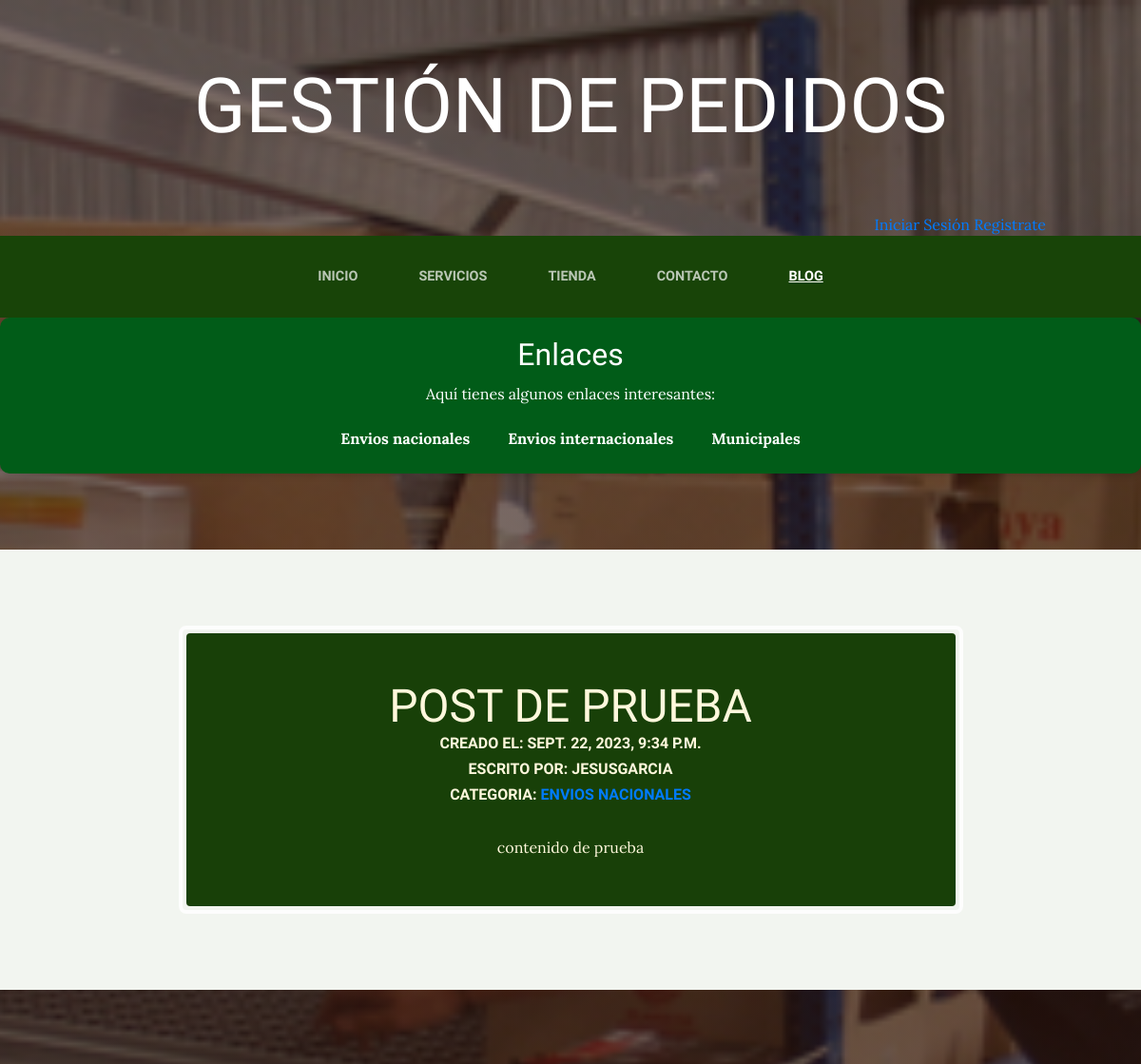
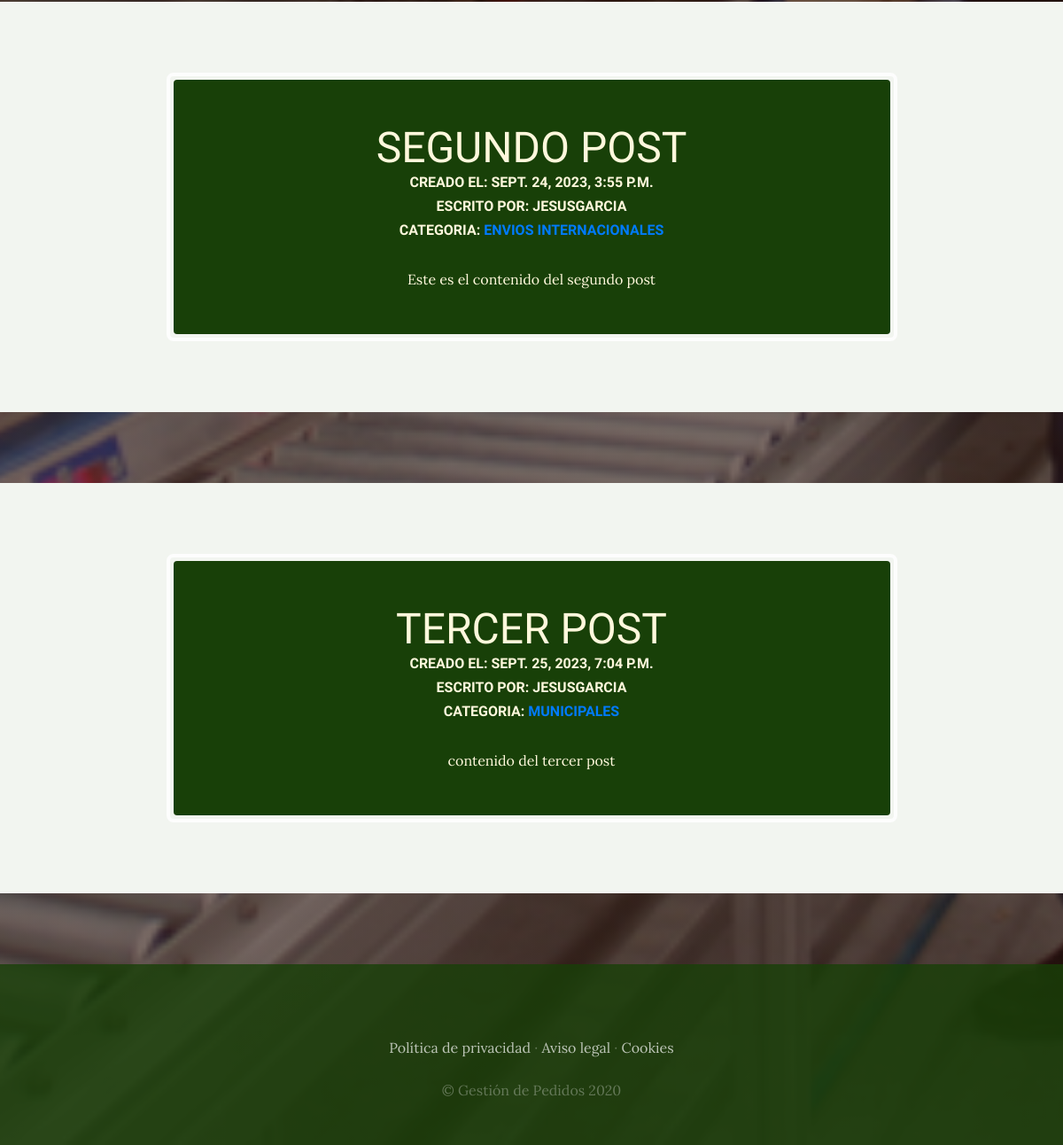
Screenshot of /blog/ with the database file from the repository (2 pictures, top to bottom).
### blogApp/models.py (models this page shows, shortened)
class categorie(models.Model):
    name=models.CharField(max_length=50)
    created=models.DateTimeField(auto_now_add=True) #usadas para tener como referencia cuando fue creada
    updated=models.DateTimeField(auto_now_add=True) #usada como referencia para saber ultima actualizacion
    class Meta:
        verbose_name="categoria"
        verbose_name_plural="categorias"

class post(models.Model):
    title=models.CharField(max_length=50)  #
    content=models.CharField(max_length=50)
    image=models.ImageField(upload_to='blog', null=True, blank=True) # con esto le digo que es opcional si entra o no imagen
    autor=models.ForeignKey(User, on_delete=models.CASCADE)
    categories=models.ManyToManyField(categorie)
    created=models.DateTimeField(auto_now_add=True) #usadas para tener como referencia cuando fue creada
    updated=models.DateTimeField(auto_now_add=True) #usada como referencia para saber ultima actualizacion
    class Meta:
        verbose_name="post"
        verbose_name_plural="posts"

### blogApp/views.py (the view)
# urls.py: path('', blog, name='blog'), # se deja sin dirección ya que ya apunta directamente a esta dirección
def blog(request):
    posts=post.objects.all()
    return render(request, "blog/blog.html",{"posts":posts})

### carApp/context_processor.py (called while the page is built)
def total_cost(request):
    total=0
    if request.user.is_authenticated:
       for key, value  in request.session["car"].items():
        total=total+float(value["price"])
    else:
       total="Inicia sesión para ver el total"
    return {"total_cost":total}

### blogApp/templates/blog/blog.html (shortened to what this page needs)
{% extends "proyectoWebApp/base.html" %}
{% load static %}
{% block content %}
<div style="background-color: #015c18; padding: 20px; border-radius: 10px; box-shadow: 0 0 10px rgba(0, 0, 0, 0.2); text-align: center;">
  <h2 style="color: #fff;">Enlaces</h2>
  <p style="color: #fff;">Aquí tienes algunos enlaces interesantes:</p>
  <div style="display: flex; justify-content: center;">
      {% for post in posts %}
          {% for categoria in post.categories.all %}
              <a href="{% url 'blog_categorie' categoria.id %}" class="enlace" target="_blank" style="text-decoration: none; color: #fff; font-weight: bold; padding: 5px 10px; margin: 0 10px; border-radius: 5px;">
                  {{ categoria.name }}
              </a>
          {% endfor %}
      {% endfor %}
  </div>
</div>
    {% for post in posts %}
    <section class="page-section cta">
        <div class="container">
          <div class="row">
            <div class="col-xl-9 mx-auto">
              <div class="cta-inner text-center rounded">
                <h2 class="section-heading mb-4">
                  <span class="section-heading-lower">{{post.title}}</span>
                  <span class="section-heading-upper">Creado el: {{post.created}}</span>
                  <span class="section-heading-upper">Escrito por: {{post.autor}}</span>
                  <span class="section-heading-upper">categoria:
                    {% for categoria in post.categories.all %}
                    <a href="{% url 'blog_categorie' categoria.id %}"> {{categoria.name}}</a>
                    {% endfor %}
                  </span>
                </h2>
                <p class="mb-0">{{post.content}}</p>
              </div>
            </div>
          </div>
        </div>
      </section>
    {% endfor %}
{% endblock %}

### proyectoWebApp/static/proyectoWebApp/css/gestion.css (style rules this page uses)
body { font-family: 'Lora'; background: linear-gradient(rgba(47, 23, 15, 0.65), rgba(47, 23, 15, 0.65)), url("../img/bg_main.jpg"); background-attachment: fixed; background-position: center; background-size: cover; }
h1, h2, h3, h4, h5, h6 { font-family: 'Raleway'; }
p { line-height: 1.75; }
.page-section { margin-top: 5rem; margin-bottom: 5rem; }
.section-heading { text-transform: uppercase; }
.section-heading .section-heading-upper { display: block; font-size: 1rem; font-weight: 800; padding-bottom:.5rem; }
.section-heading .section-heading-lower { display: block; font-size: 3rem; font-weight: 100; }
.cta { padding-top: 5rem; padding-bottom: 5rem; background-color: rgb(242, 245, 240); }
.cta .cta-inner { position: relative; padding: 3rem; margin: 0.5rem; background-color: rgba(24, 64, 8); color: cornsilk; }
.cta .cta-inner:before { border-radius: 0.5rem; content: ''; position: absolute; top: -0.5rem; bottom: -0.5rem; left: -0.5rem; right: -0.5rem; border: 0.25rem solid rgba(255, 255, 255, 0.85); }

### rows the page displays
post: title "POST DE PRUEBA", created "SEPT. 22, 2023, 9:34 P.M.", autor "JESUSGARCIA", content "contenido de prueba"
categorie: name "Envios nacionales", name "ENVIOS NACIONALES"
post: title "SEGUNDO POST", created "SEPT. 24, 2023, 3:55 P.M.", autor "JESUSGARCIA", content "Este es el contenido del segundo post"
categorie: name "Envios internacionales", name "ENVIOS INTERNACIONALES"
post: title "TERCER POST", created "SEPT. 25, 2023, 7:04 P.M.", autor "JESUSGARCIA", content "contenido del tercer post"
categorie: name "Municipales", name "MUNICIPALES"
